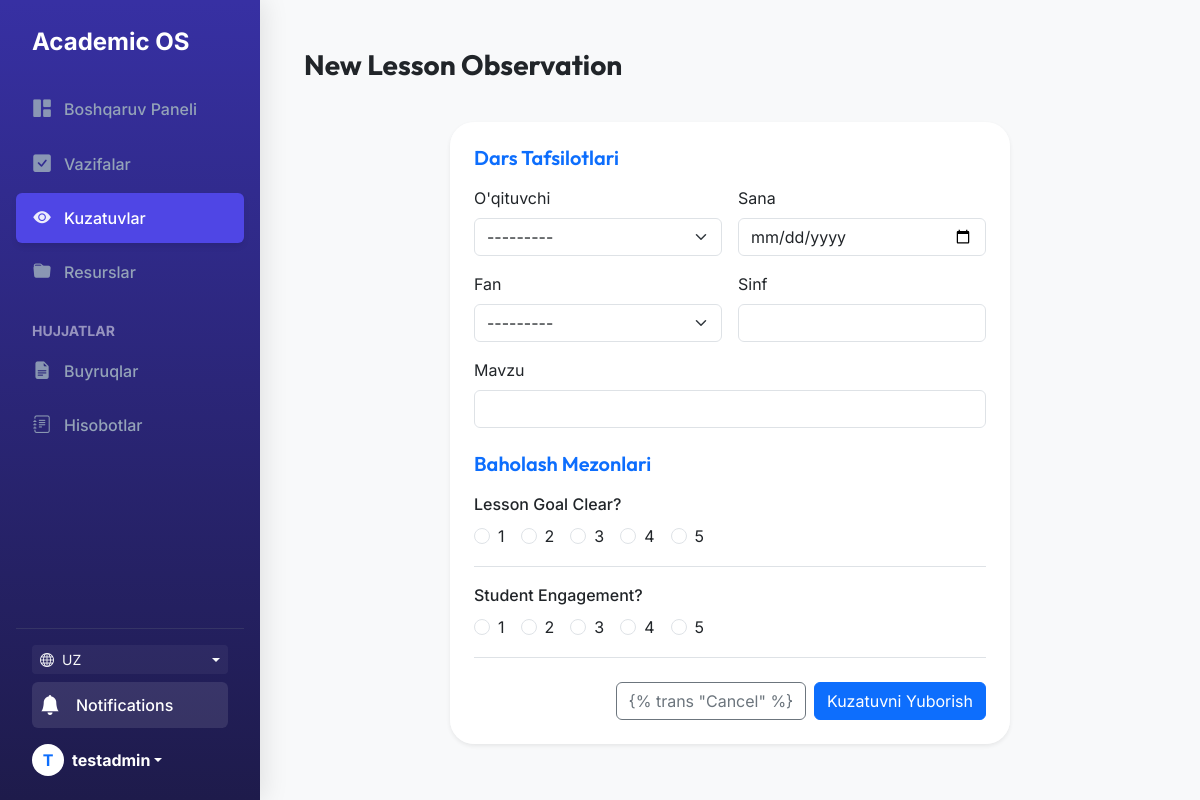
Page /academic/observations/new/ (signed in) on the committed database.
### users/models.py (models this page shows)
class User(AbstractUser):
    id = models.UUIDField(primary_key=True, default=uuid.uuid4, editable=False)
    def __str__(self):
        return self.username

### academic/models.py (models this page shows, shortened)
class LessonObservation(UUIDModel):
    teacher = models.ForeignKey(settings.AUTH_USER_MODEL, on_delete=models.CASCADE, related_name='observations_received')
    observer = models.ForeignKey(settings.AUTH_USER_MODEL, on_delete=models.CASCADE, related_name='observations_made')
    subject = models.ForeignKey(Subject, on_delete=models.SET_NULL, null=True)
    date = models.DateField()
    topic = models.CharField(max_length=255)
    class_group = models.CharField(max_length=50, help_text="e.g. 10-'A'")
    created_at = models.DateTimeField(auto_now_add=True)

class ObservationCriteria(UUIDModel):
    text = models.CharField(max_length=500)
    max_score = models.PositiveIntegerField(default=5)

### academic/views.py (the view, shortened to what this page needs)
# urls.py: path('observations/new/', ObservationCreateView.as_view(), name='observation_create'),
class ObservationCreateView(LoginRequiredMixin, CreateView):
    model = LessonObservation
    form_class = ObservationForm
    template_name = 'academic/observation_form.html'
    success_url = reverse_lazy('observation_list')
    def get_context_data(self, **kwargs):
        context = super().get_context_data(**kwargs)
        context['criteria'] = ObservationCriteria.objects.all()
        return context

### academic/views.py
class ObservationForm(forms.ModelForm):
    date = forms.DateField(
        widget=forms.DateInput(attrs={'type': 'date', 'class': 'form-control'})
    )
    teacher = forms.ModelChoiceField(
        queryset=User.objects.filter(groups__name='Teacher'),
        widget=forms.Select(attrs={'class': 'form-select'})
    )
    subject = forms.ModelChoiceField(
        queryset=Subject.objects.all(),
        widget=forms.Select(attrs={'class': 'form-select'})
    )
    class Meta:
        model = LessonObservation
        fields = ['teacher', 'subject', 'date', 'topic', 'class_group']
        widgets = {
            'topic': forms.TextInput(attrs={'class': 'form-control'}),
            'class_group': forms.TextInput(attrs={'class': 'form-control'}),
        }

### academic/models.py (called while the page is built)
    def __str__(self):
        return self.name

### core/context_processors.py (called while the page is built)
def notifications(request):
    if request.user.is_authenticated:
        unread_count = Notification.objects.filter(recipient=request.user, is_read=False).count()
        recent_notifications = Notification.objects.filter(recipient=request.user).order_by('-created_at')[:5]
        return {
            'unread_notifications_count': unread_count,
            'recent_notifications': recent_notifications
        }
    return {
        'unread_notifications_count': 0,
        'recent_notifications': []
    }

### academic/templates/academic/observation_form.html (shortened to what this page needs)
{% extends "base.html" %}
{% load i18n %}
{% block page_title %}{% trans "New Lesson Observation" %}{% endblock %}
{% block content %}
<div class="row justify-content-center">
    <div class="col-lg-8">
        <div class="card shadow-sm border-0">
            <div class="card-body p-4">
                <form method="post">
                    <h5 class="mb-3 text-primary">{% trans "Lesson Details" %}</h5>
                    <div class="row g-3 mb-4">
                        <div class="col-md-6">
                            <label class="form-label">{% trans "Teacher" %}</label>
                            {{ form.teacher }}
                        </div>
                        <div class="col-md-6">
                            <label class="form-label">{% trans "Date" %}</label>
                            {{ form.date }}
                        </div>
                        <div class="col-md-6">
                            <label class="form-label">{% trans "Subject" %}</label>
                            {{ form.subject }}
                        </div>
                        <div class="col-md-6">
                            <label class="form-label">{% trans "Class Group" %}</label>
                            {{ form.class_group }}
                        </div>
                        <div class="col-12">
                            <label class="form-label">{% trans "Topic" %}</label>
                            {{ form.topic }}
                        </div>
                    </div>
                    <h5 class="mb-3 text-primary">{% trans "Evaluation Criteria" %}</h5>
                    <div class="mb-4">
                        {% for criterion in criteria %}
                        <div class="mb-3 border-bottom pb-3">
                            <label class="form-label d-block fw-medium mb-2">{{ criterion.text }}</label>
                            <div class="d-flex gap-3">
                                <div class="form-check">
                                    <input class="form-check-input" type="radio" name="score_{{ criterion.id }}"
                                        id="score_{{ criterion.id }}_1" value="1" required>
                                    <label class="form-check-label" for="score_{{ criterion.id }}_1">1</label>
                                </div>
                                <div class="form-check">
                                    <input class="form-check-input" type="radio" name="score_{{ criterion.id }}"
                                        id="score_{{ criterion.id }}_2" value="2" required>
                                    <label class="form-check-label" for="score_{{ criterion.id }}_2">2</label>
                                </div>
                                <div class="form-check">
                                    <input class="form-check-input" type="radio" name="score_{{ criterion.id }}"
                                        id="score_{{ criterion.id }}_3" value="3" required>
                                    <label class="form-check-label" for="score_{{ criterion.id }}_3">3</label>
                                </div>
                                <div class="form-check">
                                    <input class="form-check-input" type="radio" name="score_{{ criterion.id }}"
                                        id="score_{{ criterion.id }}_4" value="4" required>
                                    <label class="form-check-label" for="score_{{ criterion.id }}_4">4</label>
                                </div>
                                <div class="form-check">
                                    <input class="form-check-input" type="radio" name="score_{{ criterion.id }}"
                                        id="score_{{ criterion.id }}_5" value="5" required>
                                    <label class="form-check-label" for="score_{{ criterion.id }}_5">5</label>
                                </div>
                            </div>
                        </div>
                        {% endfor %}
                    </div>
                    <div class="d-flex justify-content-end gap-2">
                        <a href="{% url 'observation_list' %}" class="btn btn-outline-secondary">{% trans "Cancel"
                            %}</a>
                        <button type="submit" class="btn btn-primary">{% trans "Submit Observation" %}</button>
                    </div>
                </form>
            </div>
        </div>
    </div>
</div>
{% endblock %}

### templates/base.html (shortened to what this page needs)
<!DOCTYPE html>
<html lang="en">
<head>
    <link href="https://cdn.jsdelivr.net/npm/bootstrap@5.3.0/dist/css/bootstrap.min.css" rel="stylesheet">
    {% load static %}
    {% load i18n %}
    <link rel="stylesheet" href="{% static 'css/main_v5.css' %}">
    <link rel="stylesheet" href="https://cdn.jsdelivr.net/npm/bootstrap-icons@1.11.0/font/bootstrap-icons.css">
</head>
<body class="bg-light">
    {% block layout %}
    <div class="d-flex">
        <nav class="sidebar text-white">
            <a href="/" class="d-flex align-items-center mb-4 text-white text-decoration-none px-3">
                <span class="fs-4 fw-bold tracking-tight">Academic OS</span>
            </a>
            <ul class="nav nav-pills flex-column mb-auto">
                <li class="nav-item">
                    <a href="{% url 'dashboard' %}"
                        class="nav-link {% if request.resolver_match.url_name == 'dashboard' %}active{% endif %}"
                        aria-current="page">
                        <i class="bi bi-grid-1x2-fill"></i>
                        {% trans "Dashboard" %}
                    </a>
                </li>
                <li>
                    <a href="{% url 'task_list' %}" class="nav-link {% if 'tasks' in request.path %}active{% endif %}">
                        <i class="bi bi-check-square-fill"></i>
                        {% trans "Tasks" %}
                    </a>
                </li>
                <li>
                    <a href="{% url 'observation_list' %}"
                        class="nav-link {% if 'observations' in request.path %}active{% endif %}">
                        <i class="bi bi-eye-fill"></i>
                        {% trans "Observations" %}
                    </a>
                </li>
                <li>
                    <a href="{% url 'resource_list' %}"
                        class="nav-link {% if 'resources' in request.path %}active{% endif %}">
                        <i class="bi bi-folder-fill"></i>
                        {% trans "Resources" %}
                    </a>
                </li>
                <li class="nav-item mt-3">
                    <span class="text-white-50 small text-uppercase fw-bold px-3">{% trans "Documents" %}</span>
                </li>
                <li class="nav-item mt-1">
                    <a href="{% url 'order_list' %}"
                        class="nav-link {% if 'orders' in request.path %}active{% endif %}">
                        <i class="bi bi-file-earmark-text-fill"></i>
                        {% trans "Orders" %}
                    </a>
                </li>
                <li>
                    <a href="{% url 'report_list' %}"
                        class="nav-link {% if 'reports' in request.path %}active{% endif %}">
                        <i class="bi bi-journal-text"></i>
                        {% trans "Reports" %}
                    </a>
                </li>
            </ul>
            <hr class="border-secondary opacity-25">
            {% get_current_language as LANGUAGE_CODE %}
            {% get_available_languages as LANGUAGES %}
            {% get_language_info_list for LANGUAGES as languages %}
            <div class="px-3 mb-2">
                <div class="dropdown">
                    <button
                        class="btn btn-sm btn-outline-light border-0 w-100 d-flex align-items-center justify-content-between dropdown-toggle"
                        type="button" data-bs-toggle="dropdown" aria-expanded="false"
                        style="background: rgba(255,255,255,0.05);">
                        <div class="d-flex align-items-center">
                            <i class="bi bi-globe me-2"></i>
                            <span class="text-uppercase">{{ LANGUAGE_CODE }}</span>
                        </div>
                    </button>
                </div>
            </div>
            <div class="px-3 mb-3">
                <a href="#" class="d-flex align-items-center text-white text-decoration-none p-2 rounded"
                    data-bs-toggle="offcanvas" data-bs-target="#notificationOffcanvas"
                    style="background: rgba(255,255,255,0.1); transition: background 0.2s;">
                    <div class="position-relative me-3">
                        <i class="bi bi-bell-fill fs-5"></i>
                    </div>
                    <span class="fw-medium">Notifications</span>
                </a>
            </div>
            <div class="dropdown px-3">
                <a href="#" class="d-flex align-items-center text-white text-decoration-none dropdown-toggle"
                    id="dropdownUser1" data-bs-toggle="dropdown" aria-expanded="false">
                    <div class="rounded-circle bg-white text-primary d-flex align-items-center justify-content-center me-2 fw-bold"
                        style="width: 32px; height: 32px;">
                        {{ request.user.username|slice:":1"|upper }}
                    </div>
                    <strong>{{ request.user.username }}</strong>
                </a>
            </div>
        </nav>
        <main class="main-content w-100">
            <div class="container-fluid">
                {% block header %}
                <header
                    class="d-flex justify-content-between flex-wrap flex-md-nowrap align-items-center pt-3 pb-2 mb-4">
                    <h1 class="h3 fw-bold text-dark">{% block page_title %}Dashboard{% endblock %}</h1>
                </header>
                {% endblock %}
                {% block content %}
                {% endblock %}
            </div>
        </main>
    </div>
    {% endblock %}
</body>
</html>

### static/css/main_v5.css (style rules this page uses)
:root { --primary-color: #4f46e5; --primary-hover: #4338ca; --secondary-color: #64748b; --accent-color: #8b5cf6; --bg-body: #f1f5f9; --bg-surface: rgba(255, 255, 255, 0.9); --glass-border: 1px solid rgba(255, 255, 255, 0.2); --glass-shadow: 0 8px 32px 0 rgba(31, 38, 135, 0.07); --sidebar-width: 260px; }
body { font-family: 'Inter', sans-serif; background-color: var(--bg-body); color: #1e293b; overflow-x: hidden; }
h1, h2, h3, h4, h5, h6 { font-family: 'Outfit', sans-serif; font-weight: 600; }
.sidebar { position: fixed; top: 0; left: 0; bottom: 0; width: var(--sidebar-width); background: linear-gradient(180deg, #3730a3 0%, #1e1b4b 100%) !important; background-color: #1e1b4b !important; color: #fff !important; box-shadow: 4px 0 24px rgba(0, 0, 0, 0.1); z-index: 1000; display: flex; flex-direction: column; padding: 1.5rem 1rem; overflow-y: auto; }
.main-content { margin-left: var(--sidebar-width); padding: 2rem; min-height: 100vh; transition: all 0.3s ease; }
.nav-link { color: #94a3b8; padding: 0.75rem 1rem; border-radius: 0.5rem; margin-bottom: 0.25rem; display: flex; align-items: center; font-weight: 500; transition: all 0.2s ease; }
.nav-link.active { background-color: var(--primary-color); color: #ffffff; box-shadow: 0 4px 6px -1px rgba(0, 0, 0, 0.1); }
.nav-link i { font-size: 1.1rem; margin-right: 0.75rem; width: 20px; text-align: center; opacity: 0.9; }
.card { background: var(--bg-surface); backdrop-filter: blur(10px); -webkit-backdrop-filter: blur(10px); border: 1px solid rgba(255, 255, 255, 0.5); border-radius: 1.5rem; box-shadow: 0 4px 6px -1px rgba(0, 0, 0, 0.05); transition: transform 0.3s ease, box-shadow 0.3s ease; }

### templates/base.html (style rules this page uses)
.sidebar { background: linear-gradient(180deg, #3730a3 0%, #1e1b4b 100%) !important; min-height: 100vh; }
.nav-link.active { background-color: #4f46e5 !important; color: #ffffff !important; }

### rows in the picture
User: user.username "T", user.username "testadmin"
ObservationCriteria: text "Lesson Goal Clear?"
ObservationCriteria: text "Student Engagement?"

### other values in the picture
{{ LANGUAGE_CODE }} "UZ"
